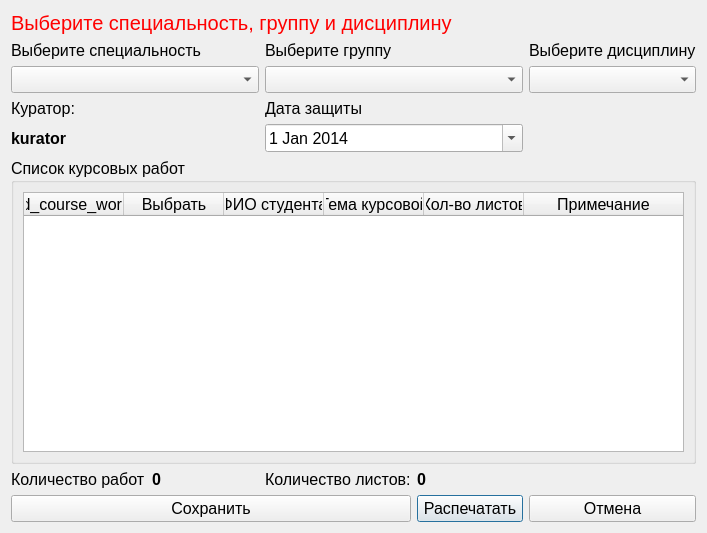
<?xml version="1.0" encoding="UTF-8"?>
<ui version="4.0">
 <class>AddOrEdit_VedomostiKursovye</class>
 <widget class="QDialog" name="AddOrEdit_VedomostiKursovye">
  <property name="geometry">
   <rect>
    <x>0</x>
    <y>0</y>
    <width>707</width>
    <height>533</height>
   </rect>
  </property>
  <property name="windowTitle">
   <string>Добавление ведомости на хранение курсовых работ</string>
  </property>
  <layout class="QGridLayout" name="gridLayout">
   <item row="1" column="4">
    <widget class="QLabel" name="label">
     <property name="font">
      <font>
       <pointsize>12</pointsize>
      </font>
     </property>
     <property name="text">
      <string>Выберите дисциплину</string>
     </property>
    </widget>
   </item>
   <item row="8" column="0">
    <widget class="QLabel" name="label_7">
     <property name="font">
      <font>
       <pointsize>12</pointsize>
      </font>
     </property>
     <property name="text">
      <string>Количество работ</string>
     </property>
    </widget>
   </item>
   <item row="0" column="0" colspan="5">
    <widget class="QLabel" name="label_error">
     <property name="sizePolicy">
      <sizepolicy hsizetype="Fixed" vsizetype="Fixed">
       <horstretch>0</horstretch>
       <verstretch>0</verstretch>
      </sizepolicy>
     </property>
     <property name="font">
      <font>
       <pointsize>15</pointsize>
      </font>
     </property>
     <property name="styleSheet">
      <string notr="true">color:red;</string>
     </property>
     <property name="text">
      <string>Выберите специальность, группу и дисциплину</string>
     </property>
    </widget>
   </item>
   <item row="8" column="1">
    <widget class="QLabel" name="label_kolvo_rabot">
     <property name="font">
      <font>
       <pointsize>12</pointsize>
       <weight>75</weight>
       <bold>true</bold>
      </font>
     </property>
     <property name="text">
      <string>0</string>
     </property>
    </widget>
   </item>
   <item row="2" column="4">
    <widget class="QComboBox" name="comboBox_discipline">
     <property name="font">
      <font>
       <pointsize>12</pointsize>
      </font>
     </property>
    </widget>
   </item>
   <item row="8" column="2">
    <widget class="QLabel" name="label_6">
     <property name="font">
      <font>
       <pointsize>12</pointsize>
      </font>
     </property>
     <property name="text">
      <string>Количество листов:</string>
     </property>
    </widget>
   </item>
   <item row="2" column="0" colspan="2">
    <widget class="QComboBox" name="comboBox_spec">
     <property name="font">
      <font>
       <pointsize>12</pointsize>
      </font>
     </property>
    </widget>
   </item>
   <item row="3" column="0" colspan="2">
    <widget class="QLabel" name="label_5">
     <property name="font">
      <font>
       <pointsize>12</pointsize>
      </font>
     </property>
     <property name="text">
      <string>Куратор:</string>
     </property>
    </widget>
   </item>
   <item row="1" column="0" colspan="2">
    <widget class="QLabel" name="label_2">
     <property name="font">
      <font>
       <pointsize>12</pointsize>
      </font>
     </property>
     <property name="text">
      <string>Выберите специальность</string>
     </property>
    </widget>
   </item>
   <item row="4" column="0" colspan="2">
    <widget class="QLabel" name="label_kurator">
     <property name="font">
      <font>
       <pointsize>12</pointsize>
       <weight>75</weight>
       <bold>true</bold>
      </font>
     </property>
     <property name="text">
      <string>kurator</string>
     </property>
    </widget>
   </item>
   <item row="8" column="3">
    <widget class="QLabel" name="label_kolvo">
     <property name="font">
      <font>
       <pointsize>12</pointsize>
       <weight>75</weight>
       <bold>true</bold>
      </font>
     </property>
     <property name="text">
      <string>0</string>
     </property>
    </widget>
   </item>
   <item row="9" column="3">
    <widget class="QPushButton" name="pushButton_print">
     <property name="font">
      <font>
       <pointsize>12</pointsize>
      </font>
     </property>
     <property name="text">
      <string>Распечатать</string>
     </property>
     <property name="icon">
      <iconset resource="../resourses.qrc">
       <normaloff>:/img/img/print.png</normaloff>:/img/img/print.png</iconset>
     </property>
    </widget>
   </item>
   <item row="3" column="2" colspan="2">
    <widget class="QLabel" name="label_3">
     <property name="font">
      <font>
       <pointsize>12</pointsize>
      </font>
     </property>
     <property name="text">
      <string>Дата защиты</string>
     </property>
    </widget>
   </item>
   <item row="4" column="2" colspan="2">
    <widget class="QDateEdit" name="dateEdit">
     <property name="font">
      <font>
       <pointsize>12</pointsize>
      </font>
     </property>
     <property name="calendarPopup">
      <bool>true</bool>
     </property>
     <property name="date">
      <date>
       <year>2014</year>
       <month>1</month>
       <day>1</day>
      </date>
     </property>
    </widget>
   </item>
   <item row="1" column="2" colspan="2">
    <widget class="QLabel" name="label_4">
     <property name="sizePolicy">
      <sizepolicy hsizetype="Expanding" vsizetype="Fixed">
       <horstretch>0</horstretch>
       <verstretch>0</verstretch>
      </sizepolicy>
     </property>
     <property name="font">
      <font>
       <pointsize>12</pointsize>
      </font>
     </property>
     <property name="text">
      <string>Выберите группу</string>
     </property>
    </widget>
   </item>
   <item row="2" column="2" colspan="2">
    <widget class="QComboBox" name="comboBox_group">
     <property name="font">
      <font>
       <pointsize>12</pointsize>
      </font>
     </property>
    </widget>
   </item>
   <item row="9" column="4">
    <widget class="QPushButton" name="pushButton_cancel">
     <property name="font">
      <font>
       <pointsize>12</pointsize>
      </font>
     </property>
     <property name="text">
      <string>Отмена</string>
     </property>
     <property name="icon">
      <iconset resource="../resourses.qrc">
       <normaloff>:/img/img/cancel.png</normaloff>:/img/img/cancel.png</iconset>
     </property>
    </widget>
   </item>
   <item row="9" column="0" colspan="3">
    <widget class="QPushButton" name="pushButton_ok">
     <property name="font">
      <font>
       <pointsize>12</pointsize>
      </font>
     </property>
     <property name="text">
      <string>Сохранить</string>
     </property>
     <property name="icon">
      <iconset resource="../resourses.qrc">
       <normaloff>:/img/img/ok.png</normaloff>:/img/img/ok.png</iconset>
     </property>
    </widget>
   </item>
   <item row="5" column="0" colspan="5">
    <widget class="QGroupBox" name="groupBox">
     <property name="font">
      <font>
       <pointsize>12</pointsize>
      </font>
     </property>
     <property name="title">
      <string>Список курсовых работ</string>
     </property>
     <layout class="QGridLayout" name="gridLayout_2">
      <item row="0" column="0">
       <widget class="QTableWidget" name="tableWidget">
        <property name="font">
         <font>
          <pointsize>12</pointsize>
         </font>
        </property>
        <property name="selectionBehavior">
         <enum>QAbstractItemView::SelectRows</enum>
        </property>
        <attribute name="horizontalHeaderStretchLastSection">
         <bool>true</bool>
        </attribute>
        <column>
         <property name="text">
          <string>id_course_work</string>
         </property>
        </column>
        <column>
         <property name="text">
          <string>Выбрать</string>
         </property>
         <property name="font">
          <font>
           <pointsize>12</pointsize>
          </font>
         </property>
        </column>
        <column>
         <property name="text">
          <string>ФИО студента</string>
         </property>
         <property name="font">
          <font>
           <pointsize>12</pointsize>
           <weight>50</weight>
           <bold>false</bold>
          </font>
         </property>
        </column>
        <column>
         <property name="text">
          <string>Тема курсовой</string>
         </property>
         <property name="font">
          <font>
           <pointsize>12</pointsize>
           <weight>50</weight>
           <bold>false</bold>
          </font>
         </property>
        </column>
        <column>
         <property name="text">
          <string>Кол-во листов</string>
         </property>
         <property name="font">
          <font>
           <pointsize>12</pointsize>
           <weight>50</weight>
           <bold>false</bold>
          </font>
         </property>
        </column>
        <column>
         <property name="text">
          <string>Примечание</string>
         </property>
         <property name="font">
          <font>
           <pointsize>12</pointsize>
           <weight>50</weight>
           <bold>false</bold>
          </font>
         </property>
        </column>
       </widget>
      </item>
     </layout>
    </widget>
   </item>
  </layout>
 </widget>
 <resources>
  <include location="../resourses.qrc"/>
 </resources>
 <connections/>
</ui>
